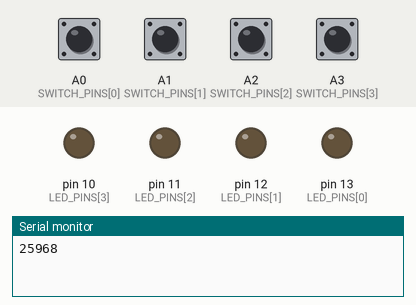
Simulated run of this sketch. Board: Arduino Uno, built with avr-gcc and run on an emulated ATmega328P. On the bench: output pins drawn as LEDs (lit = HIGH), the last lines printed to the serial monitor. The test bench sets the inputs (shaded band); at power-on: A0 (SWITCH_PINS[0]), A1 (SWITCH_PINS[1]), A2 (SWITCH_PINS[2]), A3 (SWITCH_PINS[3]) LOW.

Above: at 1.2 s.
1.3 s: A0 (SWITCH_PINS[0]) pulled HIGH for 0.15 s
At 1.37 s:
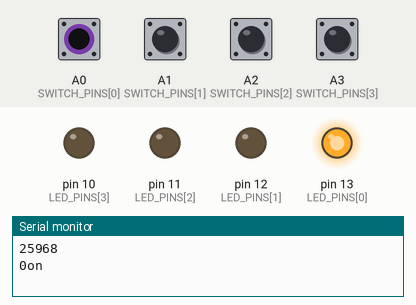
2.9 s: A1 (SWITCH_PINS[1]) pulled HIGH for 0.15 s
At 2.97 s:
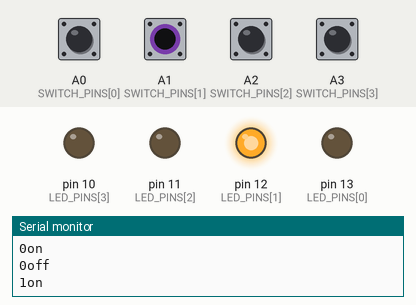
4.5 s: A2 (SWITCH_PINS[2]) pulled HIGH for 0.15 s
At 4.57 s:
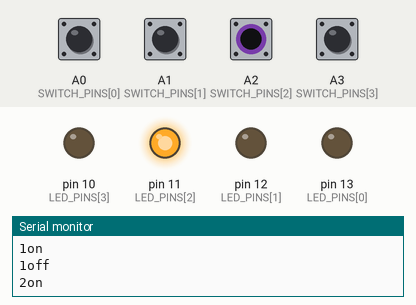
6.1 s: A3 (SWITCH_PINS[3]) pulled HIGH for 0.15 s
At 6.17 s:
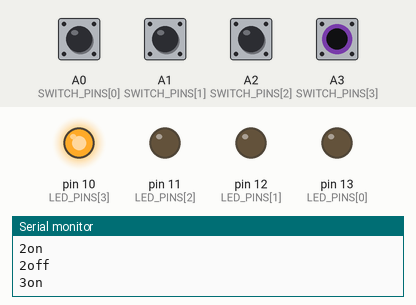
7.7 s: A0 (SWITCH_PINS[0]) driven HIGH and A1 (SWITCH_PINS[1]) driven HIGH
At 8.2 s:
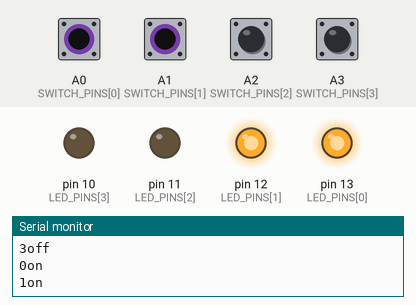
9.2 s: A2 (SWITCH_PINS[2]) pulled HIGH for 1 s
At 10.0 s:
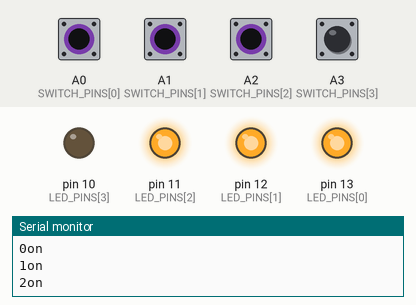
Timing chart, 0 to 12.2 s (numbered marks = the images above; inputs shaded):
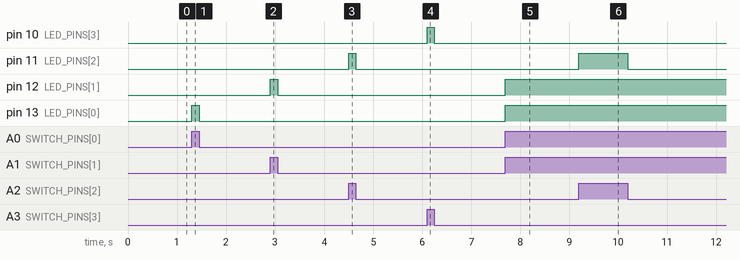

Measured:
- after the input at 1.3 s, pin 13 (LED_PINS[0]): LOW → HIGH at once, → LOW 0.15 s later
- after the input at 2.9 s, pin 12 (LED_PINS[1]): LOW → HIGH at once, → LOW 0.15 s later
- after the input at 4.5 s, pin 11 (LED_PINS[2]): LOW → HIGH at once, → LOW 0.15 s later
- after the input at 6.1 s, pin 10 (LED_PINS[3]): LOW → HIGH at once, → LOW 0.15 s later
- after the input at 7.7 s, pin 12 (LED_PINS[1]), pin 13 (LED_PINS[0]): LOW → HIGH at once
- after the input at 9.2 s, pin 11 (LED_PINS[2]): LOW → HIGH at once, → LOW 1.0 s later

The sketch:

button_debugging.ino
```cpp
/*
 * Debugging button behaviour. Is it hardware or my code?
 */

byte SWITCH_PINS[4] = {A0, A1, A2, A3};
byte LED_PINS[4] = {13, 12, 11, 10};
byte SWITCH_CC[4] = {20, 21, 22, 23};

bool switchState[4] = {false, false, false, false};
bool signalSent[4] = {false, false, false, false};
unsigned long switchTime[4] = {0, 0, 0, 0};
unsigned long currentTime;

void setup() {
  // put your setup code here, to run once:
  Serial.begin(115200);
  Serial.println('meep');

  for (byte i = 0; i < sizeof(LED_PINS)/sizeof(LED_PINS[0]); i++) {
    pinMode(LED_PINS[i], OUTPUT);
  }
  for (byte i = 0; i < sizeof(SWITCH_PINS)/sizeof(SWITCH_PINS[0]); i++) {
    pinMode(SWITCH_PINS[i], INPUT);
  }
}

void loop() {
  // put your main code here, to run repeatedly:

  //// switchState is used here to make sure the switch only registers
  //// once each time it's pressed
  //// switchTime ensures a delay after the last switch event to prevent
  //// multiple on/off events with every switch push
  for (byte i = 0; i < sizeof(SWITCH_PINS)/sizeof(SWITCH_PINS[0]); i++) {
    if (digitalRead(SWITCH_PINS[i]) == HIGH) {
      if (!switchState[i] && currentTime > switchTime[i] + 10) {
        switchState[i] = true;
        switchTime[i] = millis();
        digitalWrite(LED_PINS[i], HIGH);
        Serial.print(i);
        Serial.println("on");
      }
    }
    else {
      currentTime = millis();
      if (switchState[i] && currentTime > switchTime[i] + 100) { //// if switchState
        switchState[i] = false;
        switchTime[i] = millis();
        digitalWrite(LED_PINS[i], LOW);
        Serial.print(i);
        Serial.println("off");
      }
    }
  }
}
```
